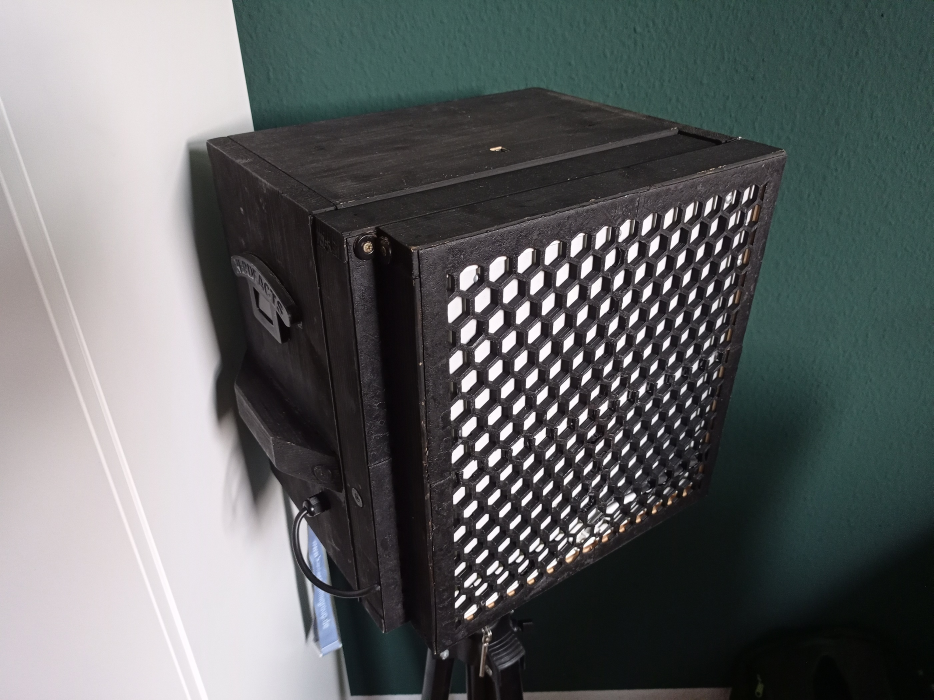
#> input picture 1.jpg, 2800 x 2100 px, found by its file name (shown at 1/3 size)
$ python script_to_run.py
#> lines starting #> are read from the running program, lines starting #| are printed output that depends on the picture
import time
import cv2

print("I'm a new script")
img = cv2.imread("/home/boris/projects/fotobooth/1.jpg")
#> img is the input picture: shape (2100, 2800, 3); mean B, G, R 100.6, 100.2, 96.9
print(img.shape[0])
#| 2100
print(img.shape[1])
#| 2800
print(img.shape[2])
#| 3
factor = 3
img = cv2.resize(img,(int(img.shape[1]/factor),int(img.shape[0]/factor)))
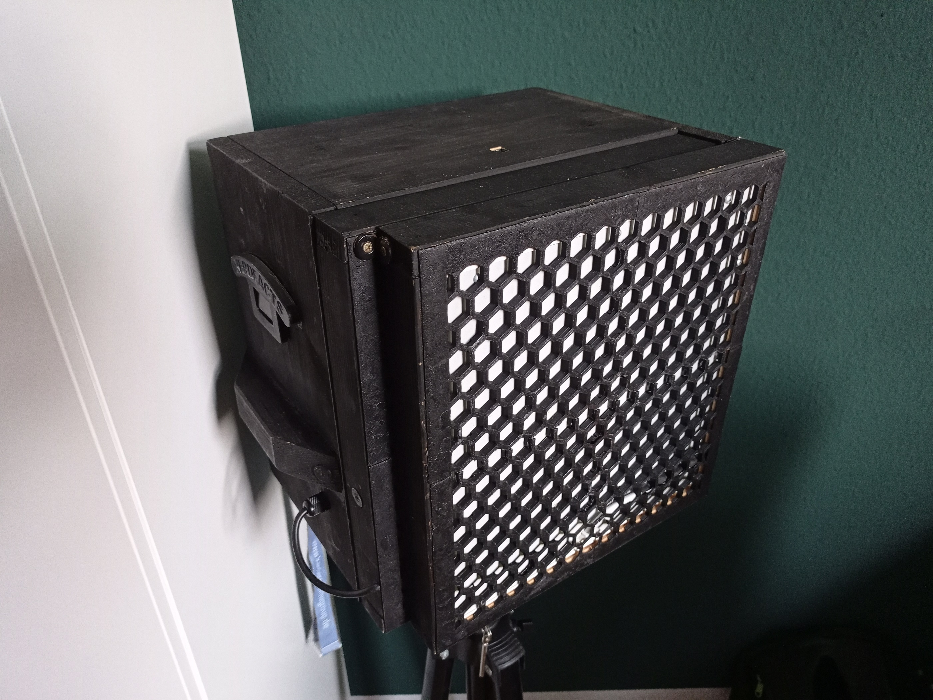
#> img: shape (700, 933, 3); mean B, G, R 100.6, 100.1, 96.8
cv2.imshow("Image",img)
cv2.waitKey()
cv2.destroyAllWindows()
#while(True):
#    time.sleep(1)
#    print("running")

$ run again, with 2.jpg copied over 1.jpg
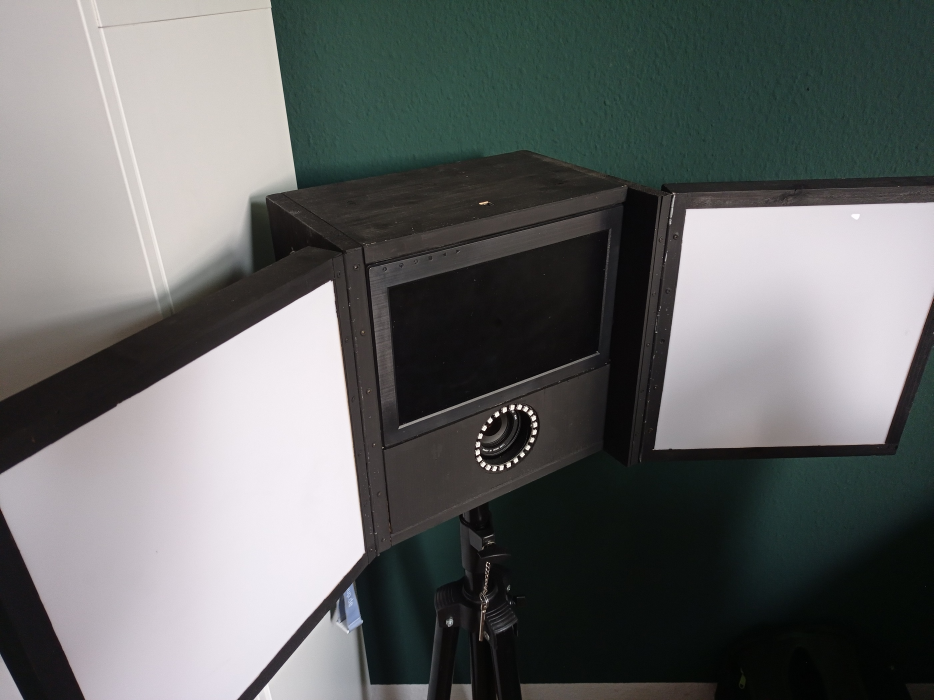
#> input picture 2.jpg, 2800 x 2100 px, found by its file name (shown at 1/3 size)
#> img is the input picture: shape (2100, 2800, 3); mean B, G, R 101.9, 102.7, 100.3
#| 2100
#| 2800
#| 3
#> `img = cv2.resize(img,(int(img.shape[1]/factor),int(img.shape[0]/factor..`:
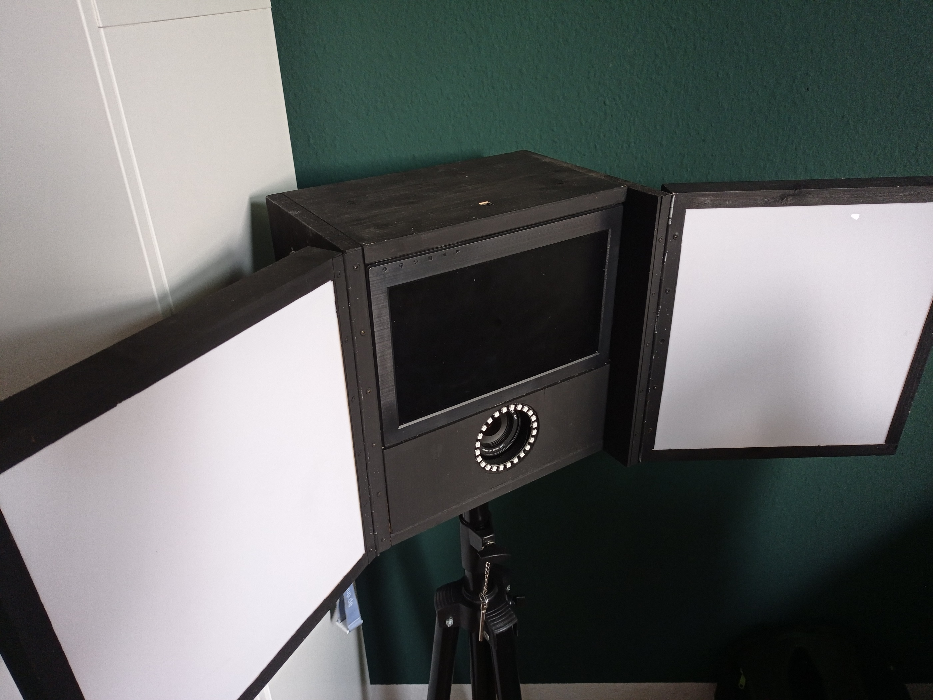
#> img: shape (700, 933, 3); mean B, G, R 101.9, 102.7, 100.3

$ run again, with 3.jpg copied over 1.jpg
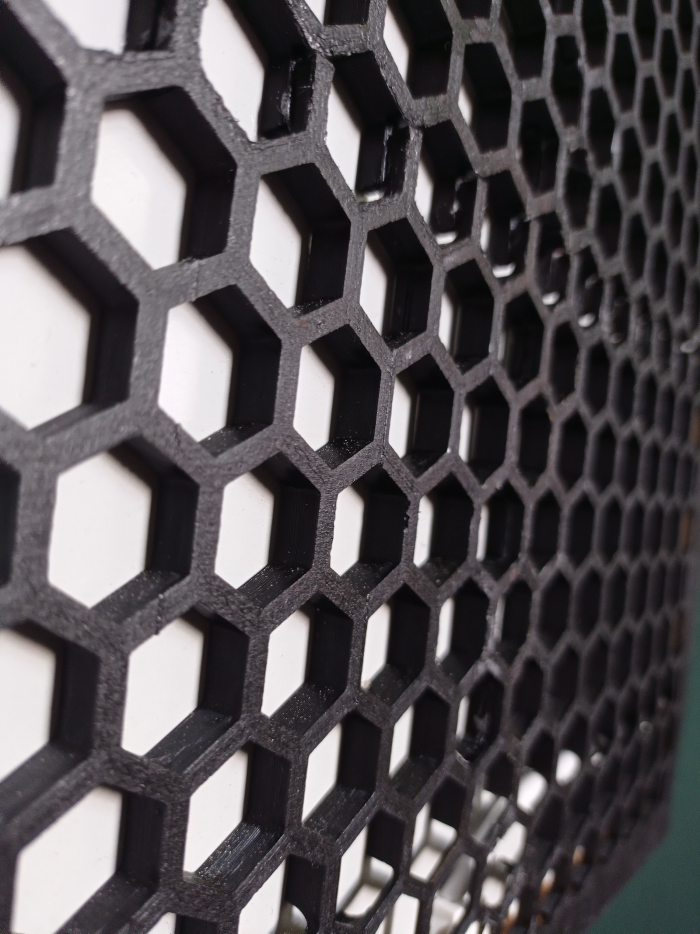
#> input picture 3.jpg, 2100 x 2800 px, found by its file name (shown at 1/3 size)
#> img is the input picture: shape (2800, 2100, 3); mean B, G, R 86.6, 83.7, 87.7
#| 2800
#| 2100
#| 3
#> `img = cv2.resize(img,(int(img.shape[1]/factor),int(img.shape[0]/factor..`:
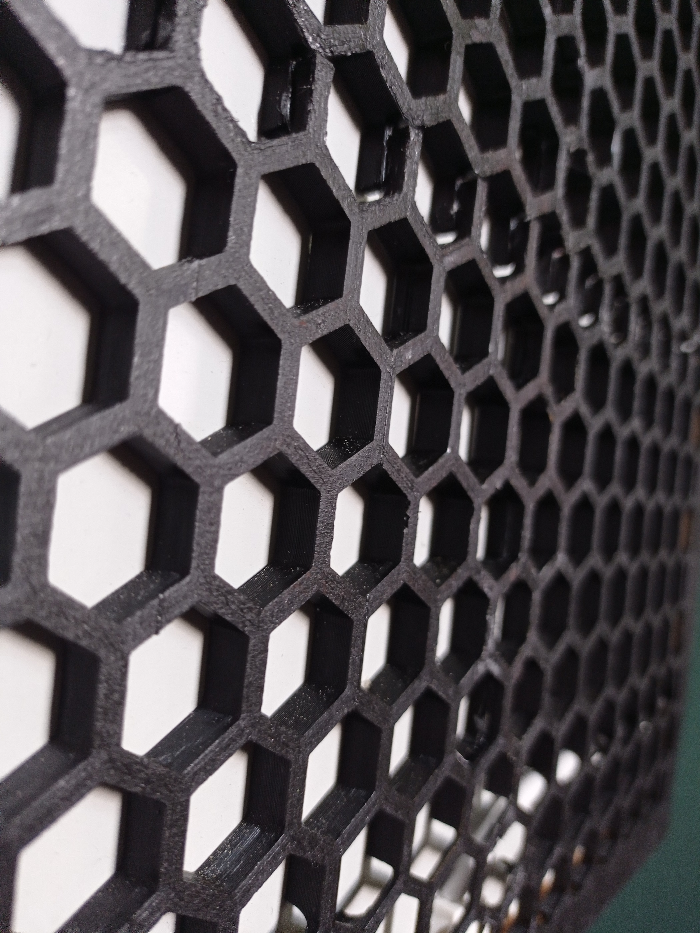
#> img: shape (933, 700, 3); mean B, G, R 86.5, 83.5, 87.6

$ run again, with face0.jpg copied over 1.jpg
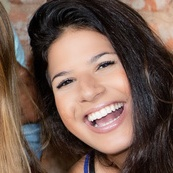
#> input picture face0.jpg, 173 x 173 px, found by its file name
#> img is the input picture: shape (173, 173, 3); mean B, G, R 78.9, 89.3, 112.3
#| 173
#| 173
#| 3
#> `img = cv2.resize(img,(int(img.shape[1]/factor),int(img.shape[0]/factor..`:
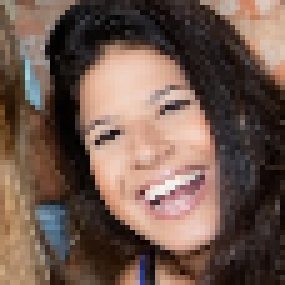
#> img: shape (57, 57, 3) (shown 5 times larger); mean B, G, R 78.7, 89.1, 112
